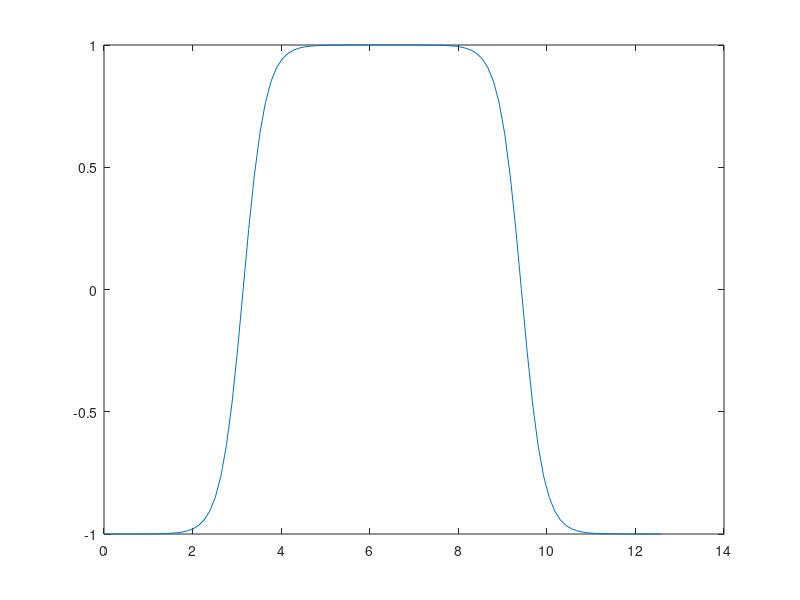
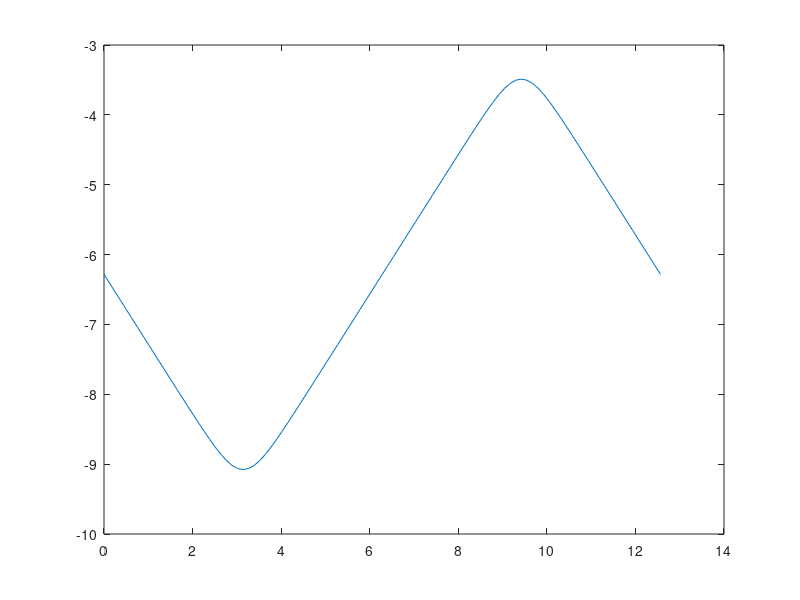

MATLAB code to generate these figures, in order:

% periodic hyperbolic tangent profile

% hyperbolic tangent periodic profile
%
Ly=4*pi;
w0=.5;
w0inv=1/w0;
y=[0:.01:1]*Ly;
f = tanh((y-.25*Ly)*w0inv) - ...
    tanh((y-.75*Ly)*w0inv) - 1;
F = w0*log(cosh((y-.25*Ly)*w0inv)) - ...
    w0*log(cosh((y-.75*Ly)*w0inv)) - y;
% this loop does essentially nothing; theoretically,
% k=1:infty makes the function smooth at the boundaries.
for k=1:0
  for j=[-k,k]
    f=f+tanh((y-(j+.5)*Ly).*w0inv)-tanh((y-(j+.75)*Ly).*w0inv);
  F=F+w0*log(cosh((y-(j+.25)*Ly)*w0inv)) - ...
      w0*log(cosh((y-(j+.75)*Ly)*w0inv));
  end
end


figure(2);
plot(y,f);
figure(3);
plot(y,F);

% periodic version of the hyperbolic tangent
% for use in defining a doubly periodic harris sheet
%function out=tanhp(p,x)
%  out = tanh(x);
%  n = 4; % n approximates infinity and should be chosen based on p
%  % This series is only valid in the interval [-p,p]
%  for j=1:n
%    % need to compute this in a different way
%    % to avoid loss of precision
%    correction = tanh(x-2*j*p) - tanh(x-(2*j+1)*p) ...
%    out = out - correction;
%  end
%  %correction = tanh(x+p) + tanh(x-p);
%  %out = out - correction;
%end

